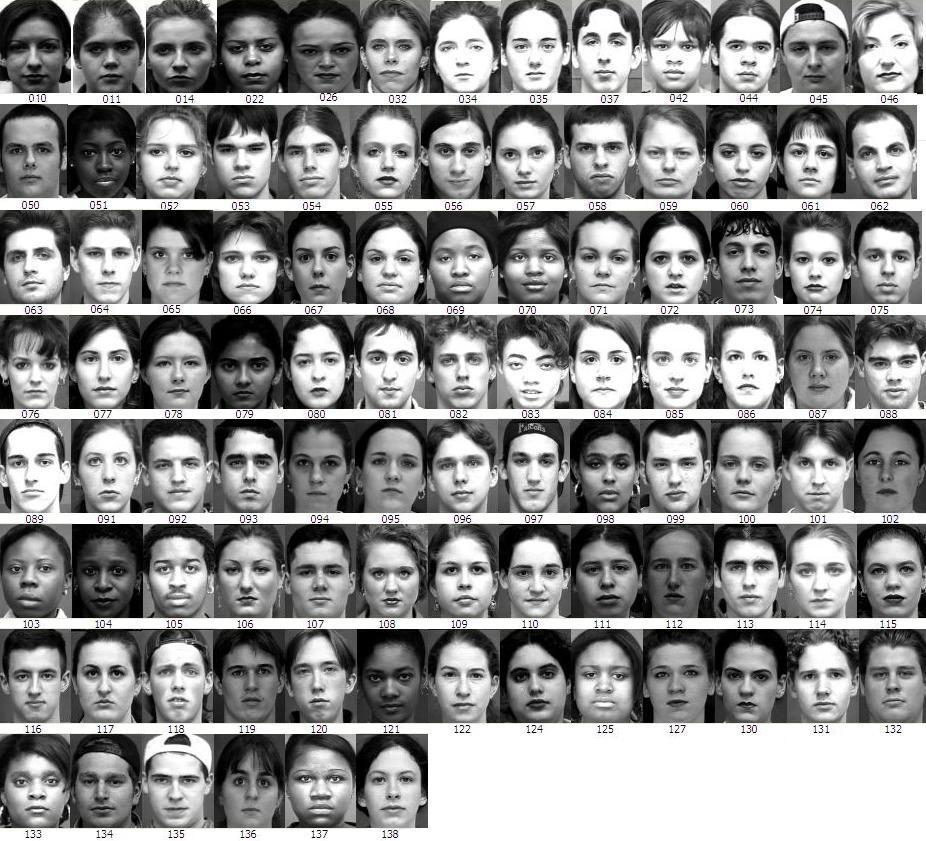
%> input picture DIP/Correlation Face Detection/subjects.JPG, 926 x 841 px
$ octave --eval "correlate;"   (GNU Octave 9; MATLAB toolbox functions it lacks are replaced by stand-ins)
%> lines starting %> are read from the running program, lines starting %| are printed output that depends on the picture; in (x1, y1, x2, y2) boxes, pixels count from 0 and x2, y2 are one past the last pixel; in counts of white or black regions, pixels touching at a corner belong together; the program's own positions count from 1
function correlate()
    originalImage = imread('subjects.JPG');
%> originalImage is the input picture: size 841x926x3 uint8; mean R, G, B 141.5, 141.4, 141.3
    originalImage = rgb2gray(originalImage);
%> originalImage: size 841x926 uint8
    templateImage = imread('tmple.jpg');
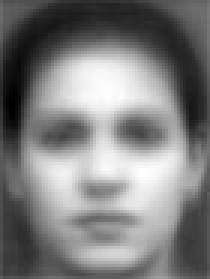
%> input picture DIP/Correlation Face Detection/tmple.jpg, 70 x 93 px (shown 3 times larger)
%> templateImage is the input picture: size 93x70x3 uint8; min 0, max 255, mean 126.2
    templateImage = rgb2gray(templateImage);
%> templateImage: size 93x70 uint8
    corrImage = normxcorr2(templateImage ,originalImage);
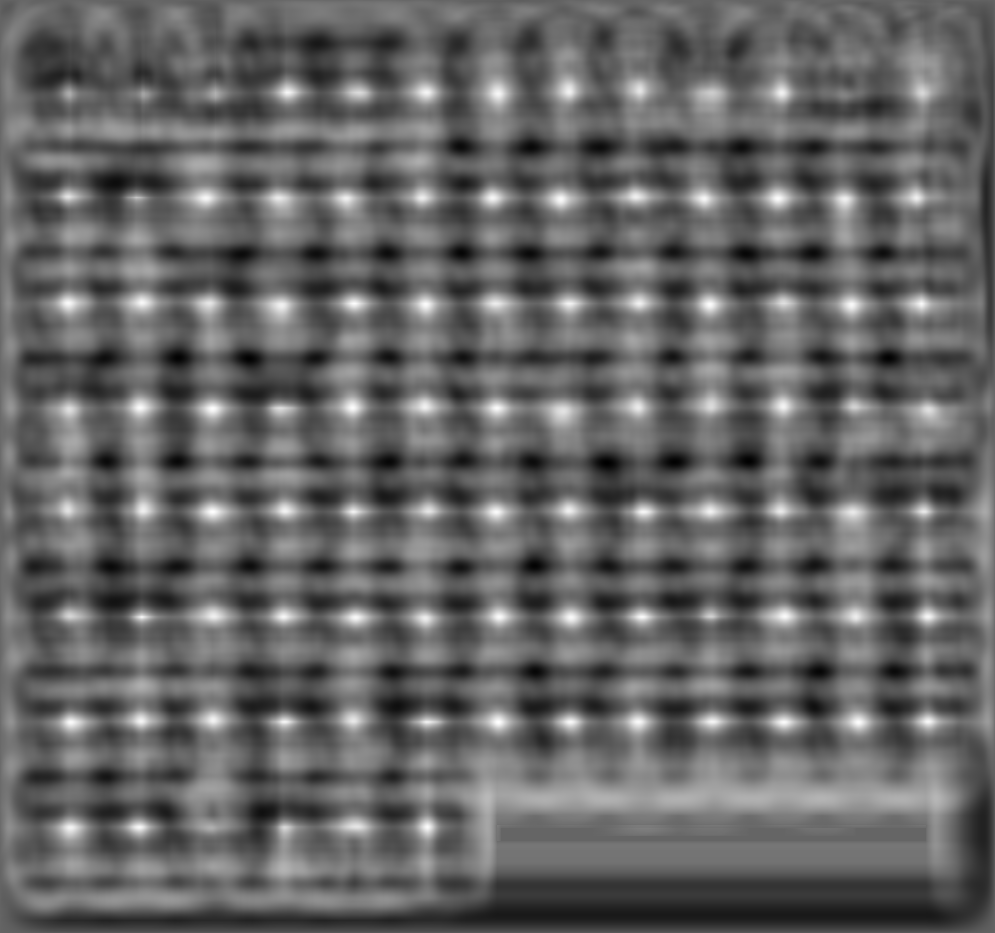
%> corrImage: size 933x995 double; min -0.605, max 0.92, mean -0.00128; drawn with min black and max white
    corrImage = im2bw(corrImage, 0.5);
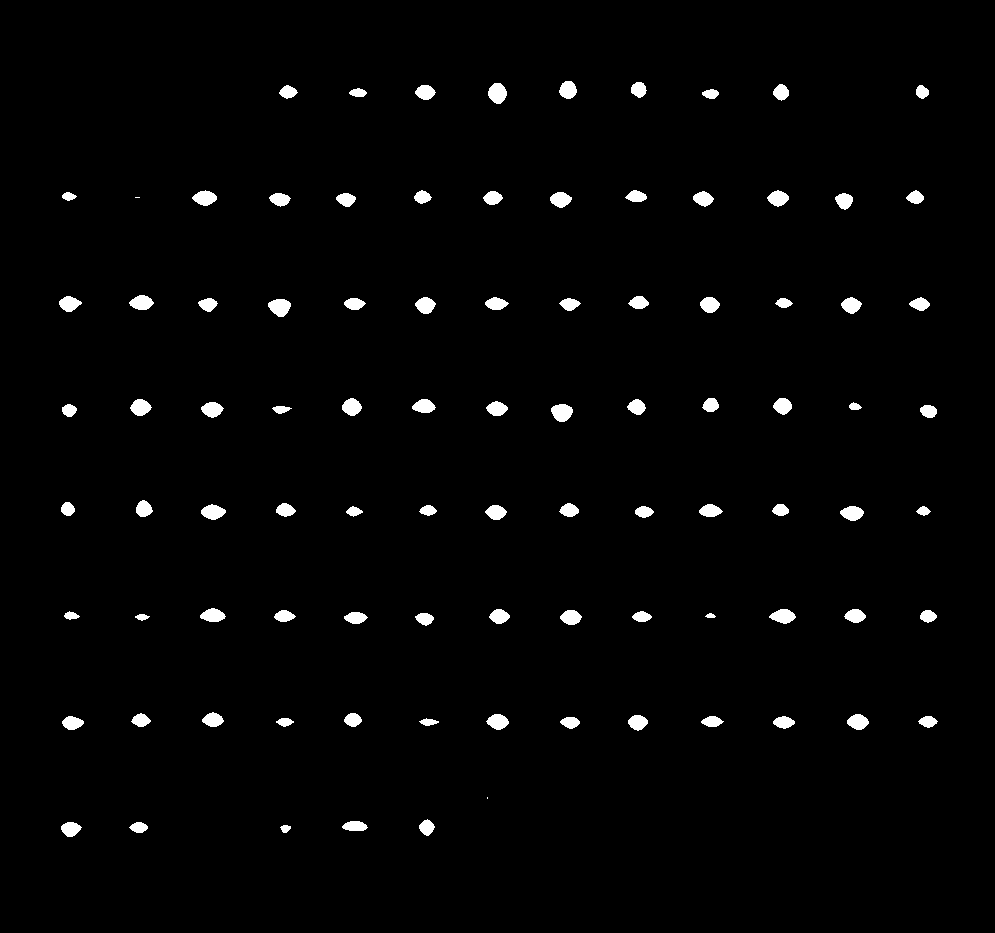
%> corrImage: size 933x995 logical; 1.9% white; 93 white regions (2 under 20 px)
    figure;
    imshow(corrImage);

    labeledRegion = bwlabel(corrImage, 8);
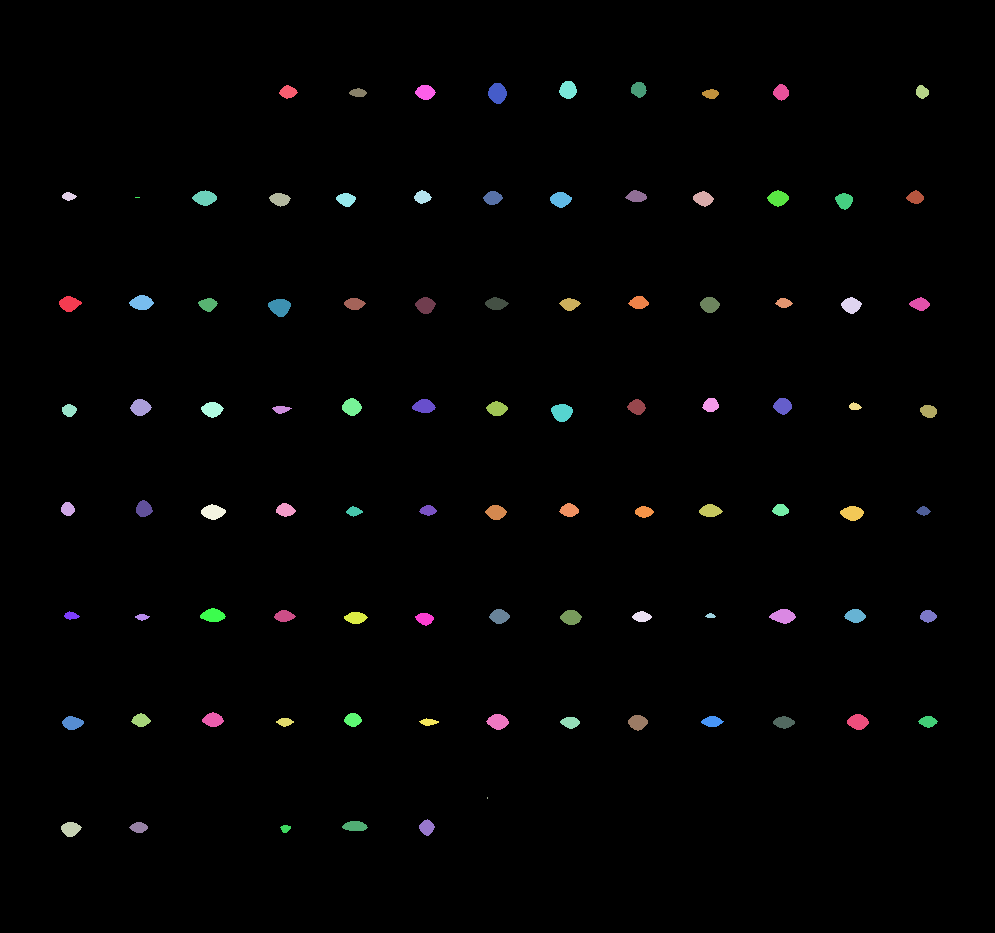
%> labeledRegion: size 933x995 double; 94 distinct labels, from 0 to 93; one colour per label, 0 black
    regionProperties = regionprops(labeledRegion, 'all');
%> regionProperties = 93 regions; largest, box (x1, y1, x2, y2), Area, Centroid, MajorAxisLength, MinorAxisLength and Eccentricity: (268, 299, 291, 317) 300 [280.4 307.7] 22.1 17.77 0.594, (488, 83, 507, 104) 298 [498.1 93.8] 20.8 18.35 0.47, (551, 404, 573, 422) 297 [562.5 413] 21.38 17.98 0.541
    regionNO = size(regionProperties, 1);
%> regionNO = 93

    figure;
    imshow(originalImage);
    hold on;
    for k = 1 : regionNO
        centroid = regionProperties(k).Centroid;
        plot( centroid(1,1)-30, centroid(1,2)-50,'--bs','MarkerFaceColor','g','MarkerSize',5);
    end
%> this loop made 93 passes
%> centroid on passes 1 to 12: [70.04 304.3], [68.36 509.6], [71.32 829.6], [69.37 197], [69.78 410.9], [73.01 723.5], [71.84 616.3], [142.2 303.3], [139.5 828], [141.1 408], [141.5 720.9], [138 198]
%> `correlate;`:
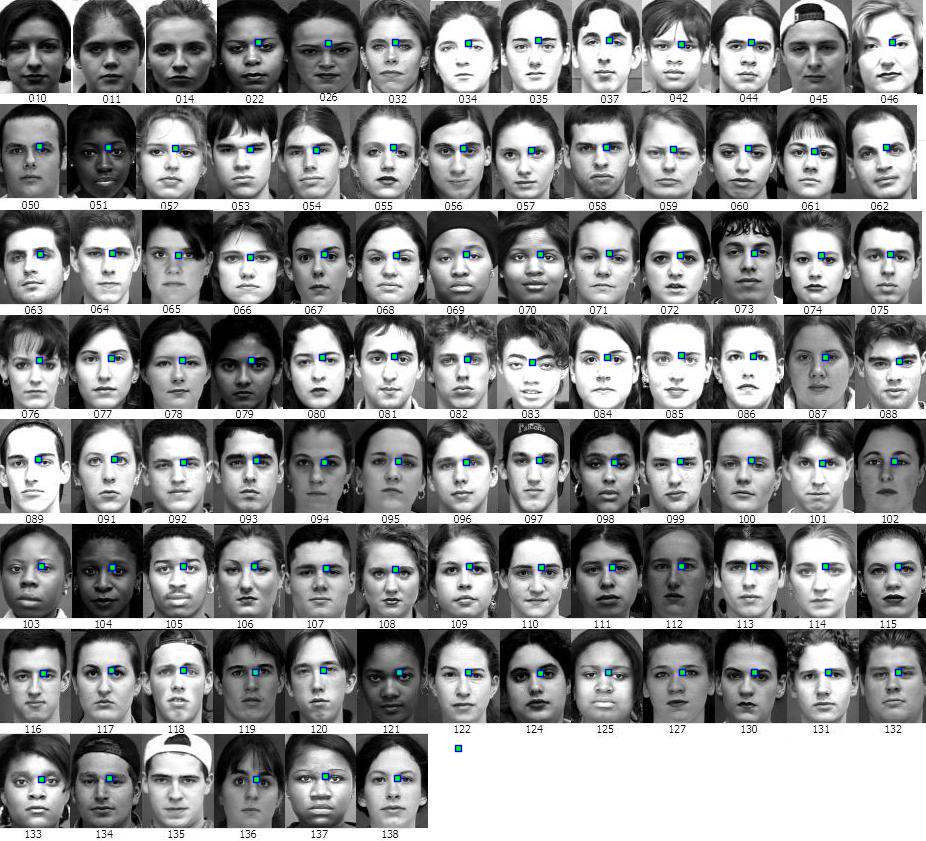
%> figure redrawn from the program's plot data
hold off;
end
